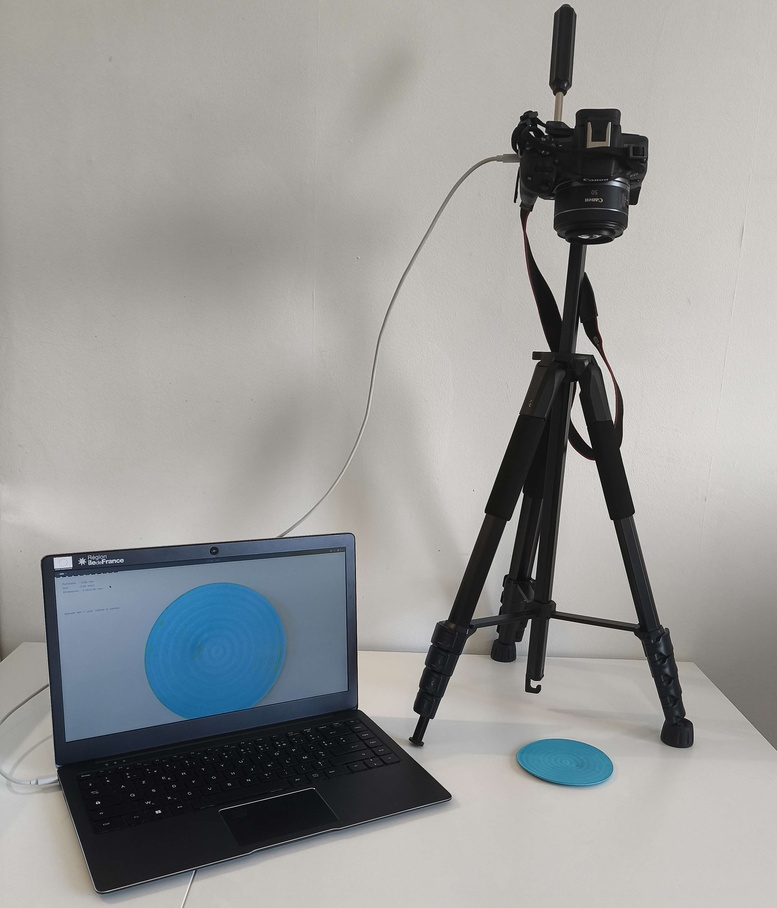
#> input picture Documentation /Montage.jpg, 777 x 908 px, shrunk from 3045 x 3556 before the run
$ python -i Traitement.py   (imports and definitions only)
#> lines starting #> are read from the running program, lines starting #| are printed output that depends on the picture; after the words box and inside, x2 and y2 are one past the last pixel; in counts of white or black regions, pixels touching at a corner belong together
#!/usr/bin/env python3
# -*- coding: utf-8 -*-
#fichier : traitement.py


import cv2
import numpy as np
import mesures as m

"""On définit un filtre de Sobel pour remplacer cv2.Canny"""

def Sobel(gray,seuil):


    """Filtre de Sobel en parcourant chaque pixel de l'image

    On définit les noyaux de Sobel suivant x et y
    Nx = np.array([[-1,0,1],[-2,0,2],[-1,0,1]])
    Ny = np.array([[-1,-2,-1],[0,0,0],[1,2,1]])
    h,l = gray.shape
    On définit l'algorithme de convolution d'une matrice par les matrices noyaux de Sobel
    Gx = np.zeros((h, l), dtype=np.float32)
    Gy = np.zeros((h, l), dtype=np.float32)

    On rajoute des pixels de valeur 0 autour de l'image
    gray = np.pad(gray, pad_width=1 , mode='constant',constant_values=0)
    for i in range(h):
        for j in range(l):
            region=gray[i:i+3,j:j+3].astype(np.float32)
            Gx[i,j]= np.sum(region*Nx)
            Gy[i,j]= np.sum(region*Ny)"""


    """On fait une convolution vectorielle sans boucle pour réduire la complexité de l'algorithme"""

    g = gray.astype(np.float32)
    Gx = (  -g[:-2, :-2] + g[:-2, 2:]
           - 2*g[1:-1, :-2] + 2*g[1:-1, 2:]
           -   g[2:,  :-2] + g[2:,  2:] )
    Gy = (  -g[:-2, :-2] - 2*g[:-2, 1:-1] - g[:-2, 2:]
           +  g[2:,  :-2] + 2*g[2:,  1:-1] + g[2:,  2:] )
    G = np.sqrt(Gx**2+Gy**2)
    G = (G / G.max() * 255).astype(np.uint8)

    binary = (G > seuil).astype(np.uint8) * 255

    return binary


def contours(binary):
    #À Compléter
    """Retourne les contours extérieurs de tous les objets de l'image sous la forme d'une liste de contours"""
    contours = []
    return


def traitement(frame):

    gray = cv2.cvtColor(frame, cv2.COLOR_BGR2GRAY)
    binary = Sobel(gray, 50)
    contours, _ = cv2.findContours(binary, cv2.RETR_EXTERNAL, cv2.CHAIN_APPROX_SIMPLE)
    #contour = max(contours, key=lambda c: m.aire(c))
    cv2.drawContours(frame, contours,-1,(0,255,0))
    return contours
    #return binary

>>> import cv2
>>> picture = cv2.imread('../Documentation /Montage.jpg')
#> picture is the input picture: shape (908, 777, 3); mean B, G, R 151.7, 152.8, 152.3
>>> result = traitement(picture)
#> in traitement, `gray = cv2.cvtColor(frame, cv2.COLOR_BGR2GRAY)`:
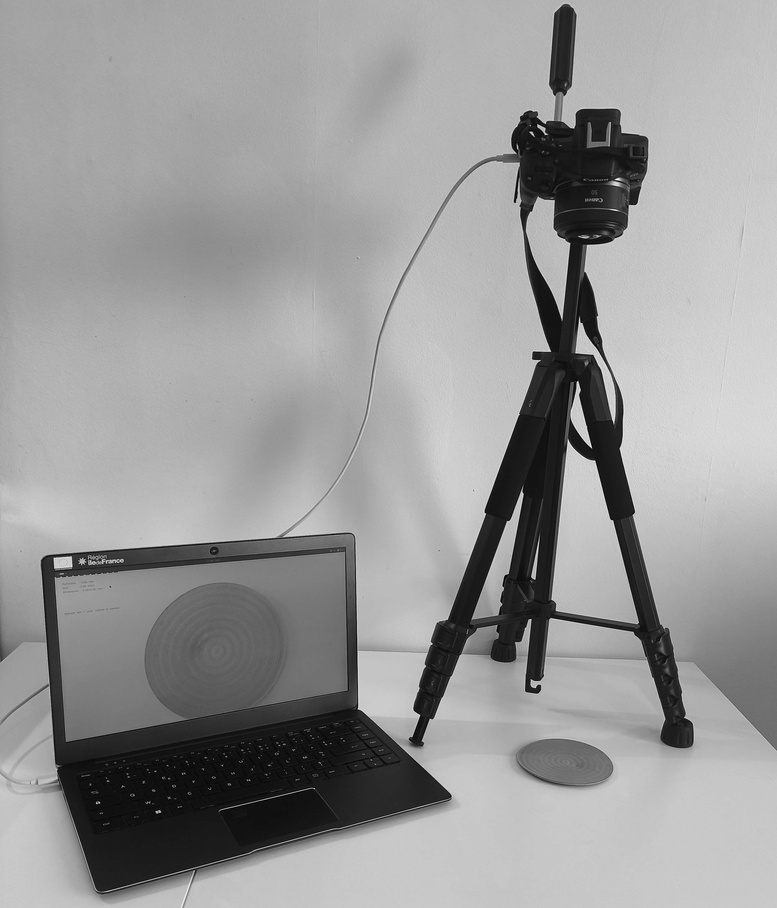
#> gray: shape (908, 777); min 0, max 253, mean 152.4
#> in Sobel, `Gx = (  -g[:-2, :-2] + g[:-2, 2:] - 2*g[1:-1, :-2] + 2*g[1:-1, 2:] -  ..`:
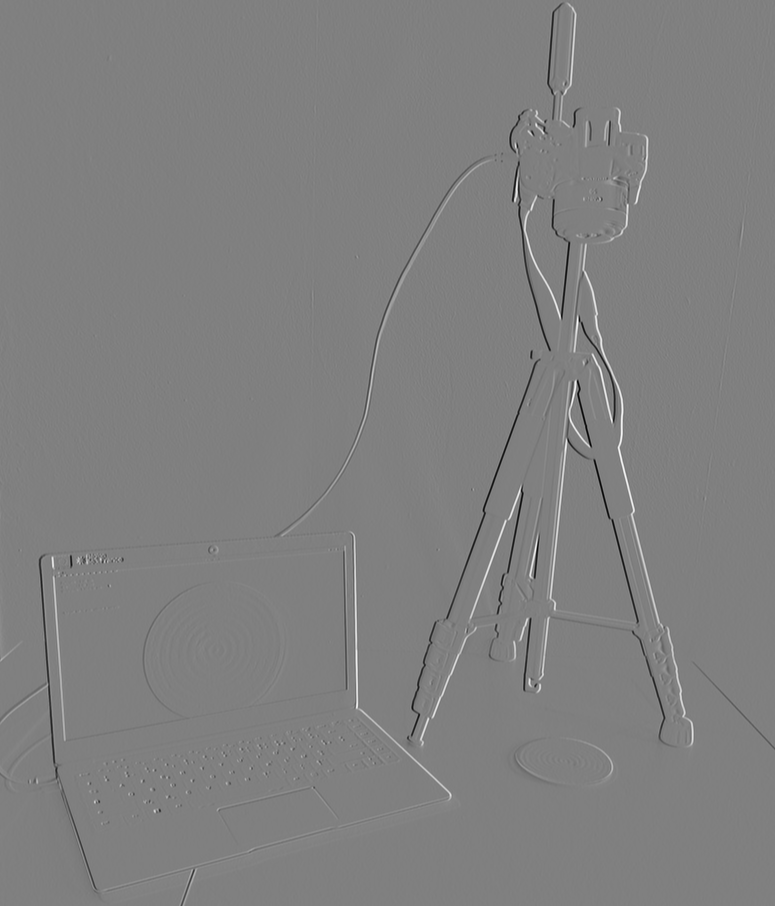
#> Gx: shape (906, 775) float32; min -895, max 887, mean 0.2; drawn with min black and max white
#> in Sobel, `Gy = (  -g[:-2, :-2] - 2*g[:-2, 1:-1] - g[:-2, 2:] +  g[2:,  :-2] + 2*..`:
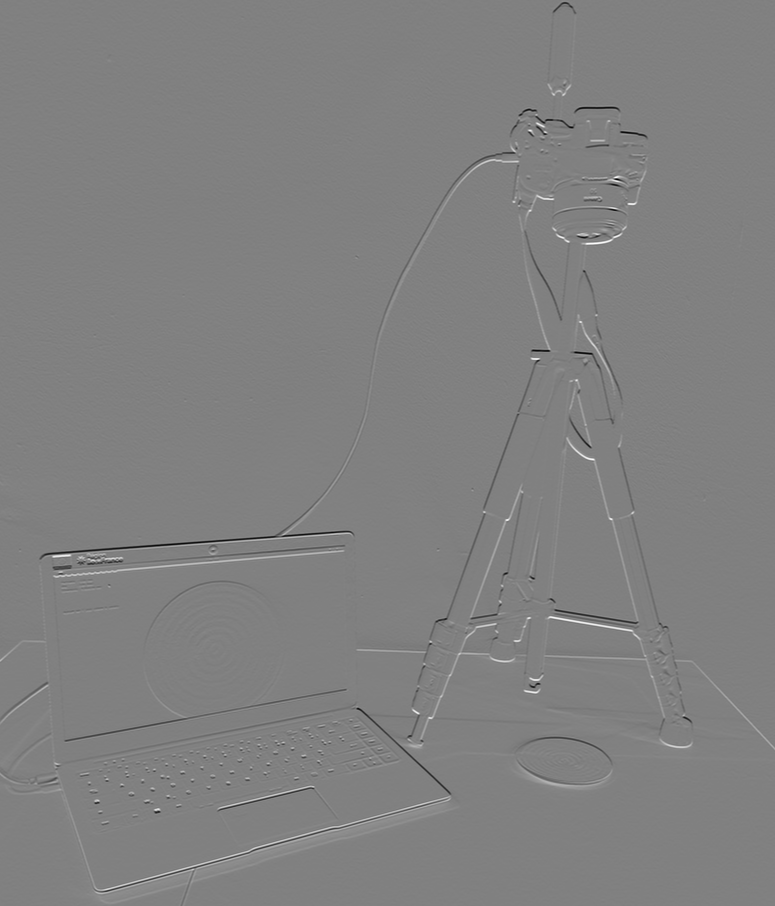
#> Gy: shape (906, 775) float32; min -830, max 814, mean 0.2; drawn with min black and max white
#> in Sobel, `G = np.sqrt(Gx**2+Gy**2)`:
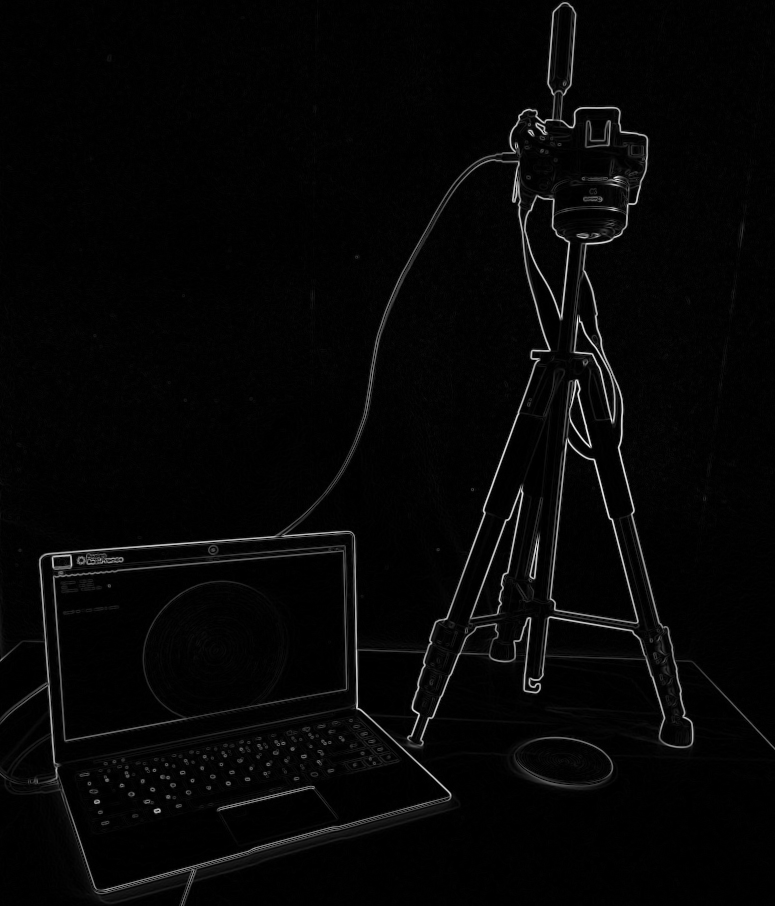
#> G: shape (906, 775) float32; min 0, max 939.2, mean 23.9; drawn with min black and max white
#> in Sobel, `binary = (G > seuil).astype(np.uint8) * 255`:
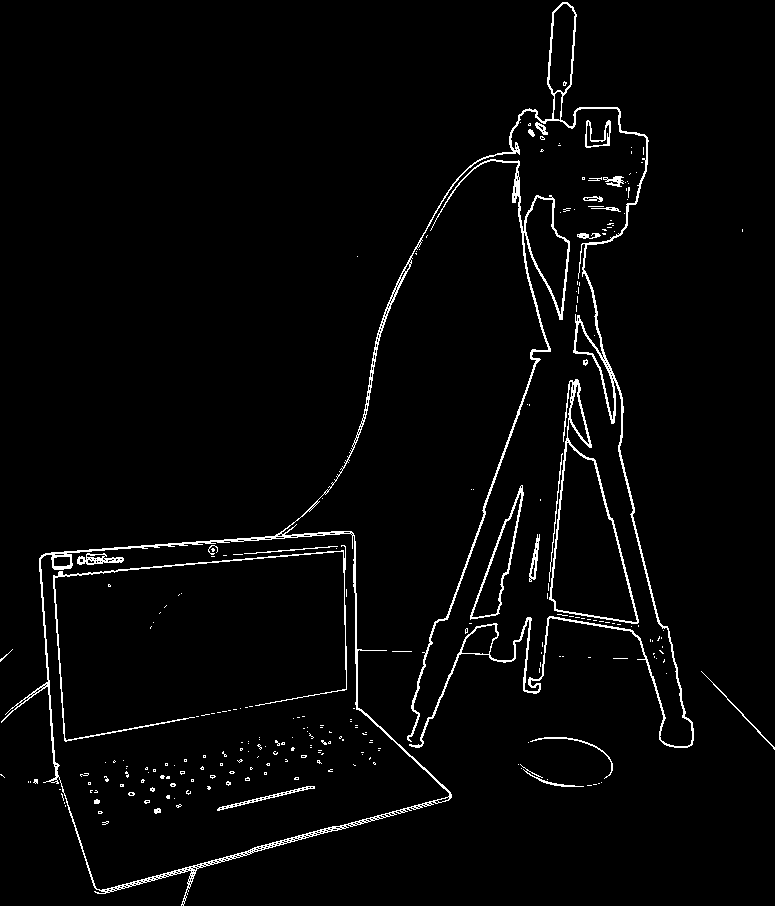
#> binary: shape (906, 775); 2.8% white in thin lines or dots
#> in traitement, `contours, _ = cv2.findContours(binary, cv2.RETR_EXTERNAL, cv2.CHAIN_AP..`: contours = 122 contours, 106 with area under 20; largest, box (x1, y1, x2, y2) and area: (1, 2, 694, 906) 109796, (549, 379, 639, 624) 10469, (407, 159, 570, 742) 4076, (470, 485, 524, 620) 2193, (585, 120, 611, 148) 326
#> in traitement, `cv2.drawContours(frame, contours,-1,(0,255,0))`:
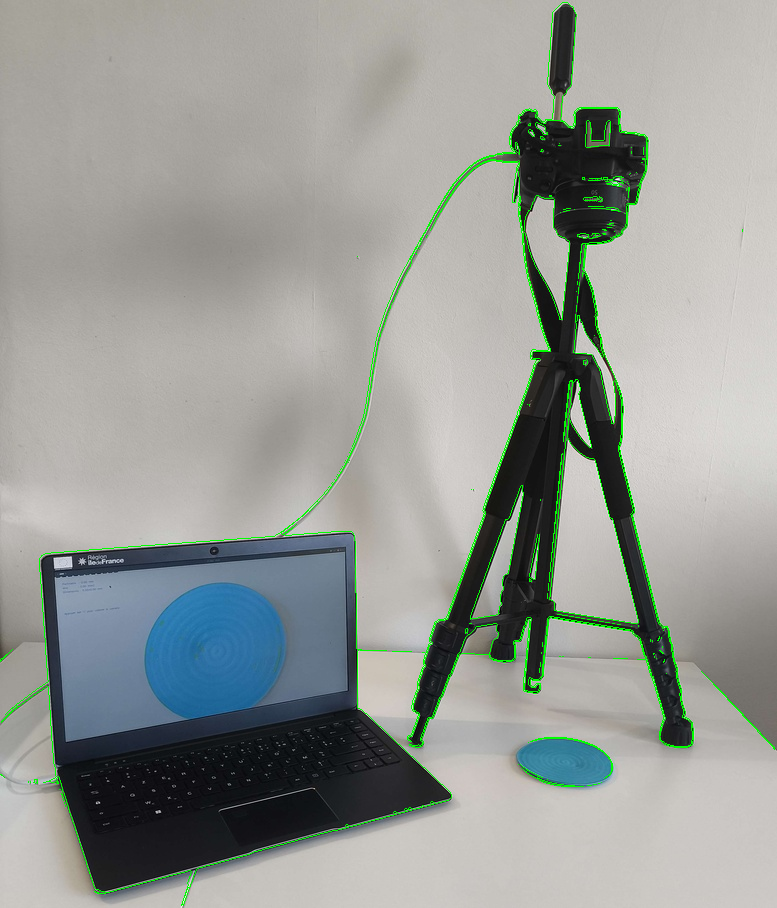
#> frame: shape (908, 777, 3); 1.44% of pixels changed, all inside (x1, y1, x2, y2) = (0, 2, 775, 906)
#> result has the same summary as contours in traitement

$ run again, on Documentation /Calibration2.png
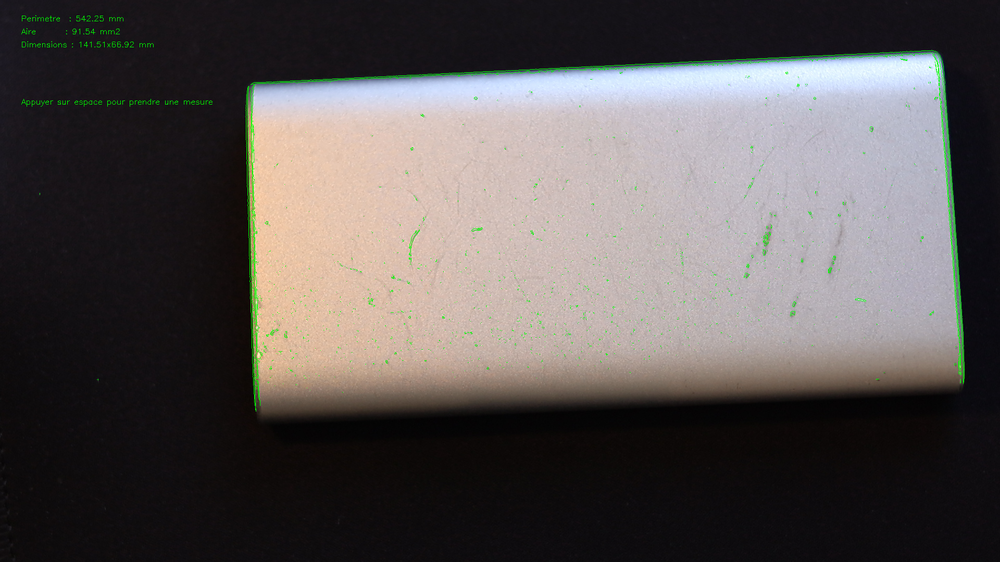
#> input picture Documentation /Calibration2.png, 1000 x 562 px, shrunk from 1920 x 1080 before the run
#> picture is the input picture: shape (562, 1000, 3); mean B, G, R 83.3, 84.3, 89.6
#> in Sobel, `binary = (G > seuil).astype(np.uint8) * 255`:
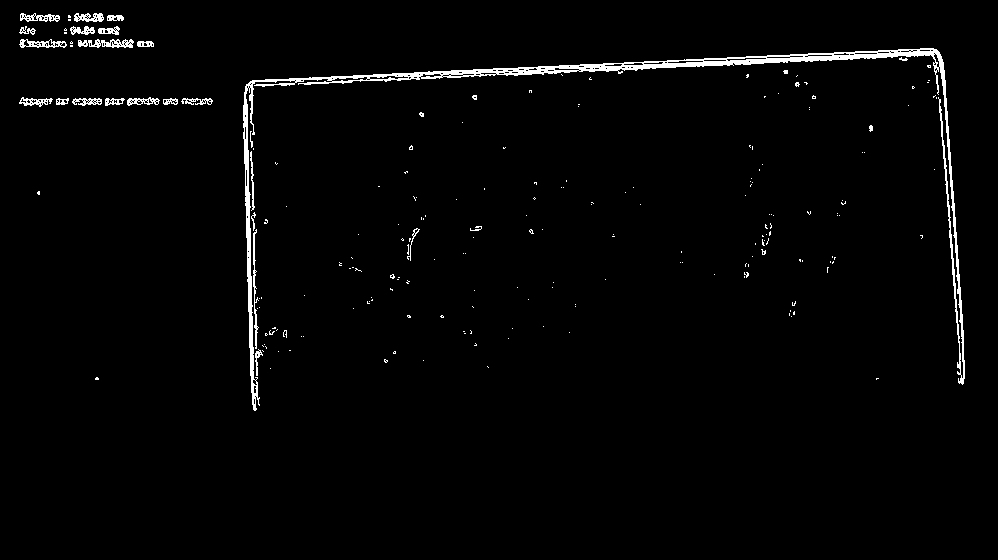
#> binary: shape (560, 998); 1.9% white; 209 white regions (183 under 20 px)
#> contours = 209 contours, 188 with area under 20; largest, box (x1, y1, x2, y2) and area: (243, 48, 965, 411) 6254, (78, 39, 134, 48) 266, (19, 39, 67, 48) 244, (20, 13, 60, 22) 191, (74, 13, 104, 22) 166
#> in traitement, `cv2.drawContours(frame, contours,-1,(0,255,0))`:
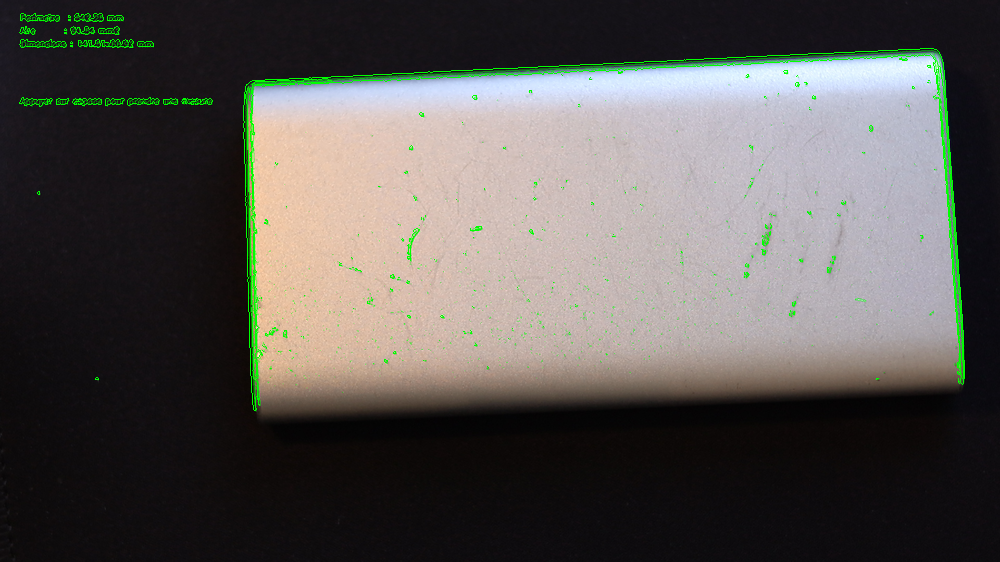
#> frame: shape (562, 1000, 3); 1.06% of pixels changed, all inside (x1, y1, x2, y2) = (19, 13, 965, 411)
#> result has the same summary as contours in traitement
